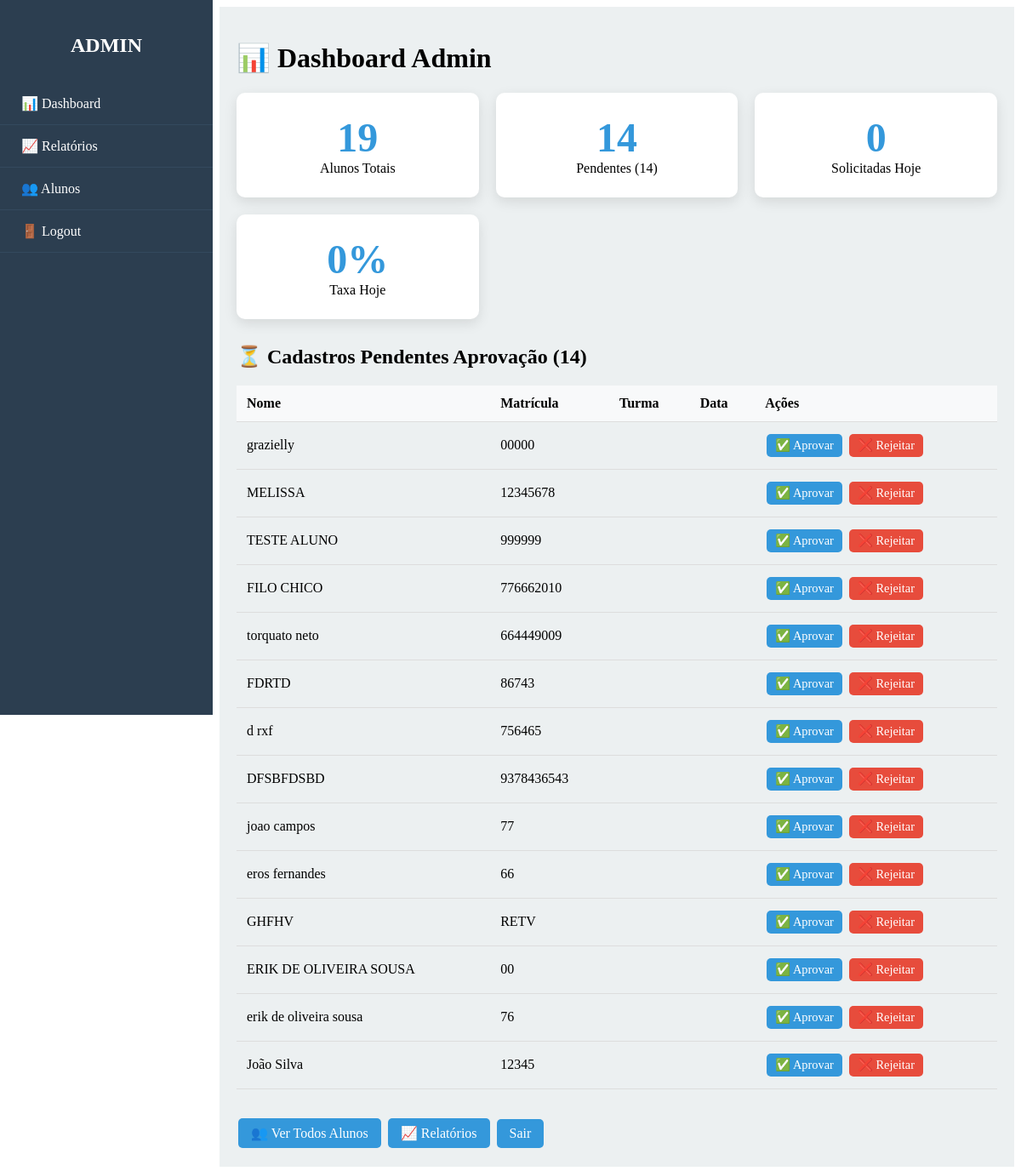
The page /admin/relatorios (signed in) on the database its author committed.
### tables this page shows
CREATE TABLE alunos (
            id INTEGER PRIMARY KEY AUTOINCREMENT,
            nome TEXT NOT NULL,
            matricula TEXT UNIQUE NOT NULL
        , aprovado BOOLEAN DEFAULT FALSE, turma TEXT, data_cadastro DATE);

### app.py (the view)
@app.route('/admin')
@app.route('/admin/alunos')
@app.route('/admin/relatorios')
def admin():
    if not session.get('admin'):
        return redirect(url_for('admin_login'))
    stats = get_stats_admin()
    alunos = list_alunos_full()
    pendentes = list_pendentes_alunos()
    refeicoes = get_refeicoes_data()
    return render_template('admin/dashboard.html', stats=stats, alunos=alunos, pendentes=pendentes, refeicoes=refeicoes)

### db.py (called while the page is built)
def list_alunos_full():
    conn = sqlite3.connect(DB_PATH)
    cursor = conn.cursor()
    cursor.execute('SELECT id, nome, matricula, aprovado FROM alunos ORDER BY data_cadastro DESC')
    alunos = cursor.fetchall()
    conn.close()
    return [{'id':r[0], 'nome':r[1], 'matricula':r[2], 'aprovado':bool(r[3])} for r in alunos]

def list_pendentes_alunos():
    conn = sqlite3.connect(DB_PATH)
    cursor = conn.cursor()
    cursor.execute('SELECT id, nome, matricula FROM alunos WHERE aprovado = FALSE ORDER BY id DESC')
    pendentes = cursor.fetchall()
    conn.close()
    return [{'id':r[0], 'nome':r[1], 'matricula':r[2]} for r in pendentes]

def get_stats_admin():
    hoje = date.today().isoformat()
    conn = sqlite3.connect(DB_PATH)
    cursor = conn.cursor()
    cursor.execute('SELECT COUNT(*) FROM refeicoes WHERE data = ?', (hoje,))
    solicitadas = cursor.fetchone()[0]
    cursor.execute('SELECT COUNT(*) FROM refeicoes WHERE data = ? AND confirmada = TRUE', (hoje,))
    confirmadas = cursor.fetchone()[0]
    taxa = round((confirmadas/solicitadas*100) if solicitadas else 0, 1)
    cursor.execute('SELECT COUNT(*) FROM alunos')
    alunos_total = cursor.fetchone()[0]
    conn.close()
    return {
        'alunos_total': alunos_total,
        'refeicoes_solicitadas': solicitadas,
        'refeicoes_confirmadas': confirmadas,
        'taxa_confirmacao': taxa
    }

def get_refeicoes_data():
    conn = sqlite3.connect(DB_PATH)
    cursor = conn.cursor()
    cursor.execute('SELECT data, COUNT(*) as solicitadas, SUM(CASE WHEN confirmada THEN 1 ELSE 0 END) as confirmadas FROM refeicoes GROUP BY data ORDER BY data DESC LIMIT 7')
    rows = cursor.fetchall()
    conn.close()
    relatorios = []
    for r in rows:
        solicitadas = r[1]
        confirmadas = r[2]
        taxa = round((confirmadas/solicitadas*100) if solicitadas else 0, 1)
        relatorios.append({'data': r[0], 'solicitadas': solicitadas, 'confirmadas': confirmadas, 'taxa': taxa})
    return relatorios

### templates/admin/dashboard.html
{% extends "admin/base_admin.html" %}
{% block content %}
<h1>📊 Dashboard Admin</h1>
<div class="stats-grid">
  <div class="stat-card">
    <div class="stat-number">{{ stats.alunos_total }}</div>
    <div>Alunos Totais</div>
  </div>
  <div class="stat-card">
    <div class="stat-number">{{ pendentes|length }}</div>
    <div>Pendentes ({{ pendentes|length }})</div>
  </div>
  <div class="stat-card">
    <div class="stat-number">{{ stats.refeicoes_solicitadas }}</div>
    <div>Solicitadas Hoje</div>
  </div>
  <div class="stat-card">
    <div class="stat-number">{{ stats.taxa_confirmacao }}%</div>
    <div>Taxa Hoje</div>
  </div>
</div>
<h2>⏳ Cadastros Pendentes Aprovação ({{ pendentes|length }})</h2>
{% if pendentes %}
<table class="pending-table">
  <thead>
    <tr>
      <th>Nome</th>
      <th>Matrícula</th>
      <th>Turma</th>
      <th>Data</th>
      <th>Ações</th>
    </tr>
  </thead>
  <tbody>
  {% for p in pendentes %}
    <tr>
      <td>{{ p.nome }}</td>
      <td>{{ p.matricula }}</td>
      <td>{{ p.turma }}</td>
      <td>{{ p.data_cadastro }}</td>
      <td>
        <a href="/admin/aprovar/{{ p.id }}" class="btn btn-success btn-small">✅ Aprovar</a>
        <a href="/admin/rejeitar/{{ p.id }}" class="btn btn-danger btn-small" onclick="return confirm('Rejeitar {{ p.nome }}?')">❌ Rejeitar</a>
      </td>
    </tr>
  {% endfor %}
  </tbody>
</table>
{% else %}
<p style="color: green;">✅ Nenhum pendente! Todos aprovados.</p>
{% endif %}
<div style="margin-top: 2rem;">
  <a href="/admin/alunos" class="btn">👥 Ver Todos Alunos</a>
  <a href="/admin/relatorios" class="btn">📈 Relatórios</a>
  <a href="/admin-logout" class="btn btn-secondary">Sair</a>
</div>
{% endblock %}

### templates/admin/base_admin.html (shortened to what this page needs)
<!DOCTYPE html>
<html lang="pt-BR">
<head>
    <link rel="stylesheet" href="{{ url_for('static', filename='admin.css') }}">
</head>
<body>
    <div class="sidebar">
        <h2>ADMIN</h2>
        <a href="/admin">📊 Dashboard</a>
        <a href="/admin/relatorios">📈 Relatórios</a>
        <a href="/admin/alunos">👥 Alunos</a>
        <a href="/admin-logout">🚪 Logout</a>
    </div>
    <div class="main-content">
        {% block content %}{% endblock %}
    </div>
</body>
</html>

### static/admin.css (style rules this page uses)
.sidebar { position: fixed; left: 0; top: 0; width: 250px; height: 100vh; background: #2c3e50; color: white; padding: 20px 0; }
.sidebar h2 { text-align: center; margin-bottom: 30px; }
.sidebar a { display: block; color: white; padding: 15px 25px; text-decoration: none; border-bottom: 1px solid #34495e; }
.main-content { margin-left: 250px; padding: 20px; min-height: 100vh; background: #ecf0f1; }
.stats-grid { display: grid; grid-template-columns: repeat(auto-fit, minmax(250px, 1fr)); gap: 20px; margin-bottom: 30px; }
.stat-card { background: white; padding: 25px; border-radius: 10px; text-align: center; box-shadow: 0 5px 15px rgba(0,0,0,0.1); }
.stat-number { font-size: 3em; font-weight: bold; color: #3498db; }
table { width: 100%; border-collapse: collapse; }
th, td { padding: 12px; text-align: left; border-bottom: 1px solid #ddd; }
th { background: #f8f9fa; font-weight: bold; }
.btn { padding: 8px 15px; background: #3498db; color: white; border: none; border-radius: 5px; cursor: pointer; text-decoration: none; display: inline-block; margin: 2px; }
.btn-danger { background: #e74c3c; }
.btn-small { padding: 5px 10px; font-size: 0.9em; }

### rows shown on the page
alunos: nome "grazielly", matricula "00000"
alunos: nome "MELISSA", matricula "12345678"
alunos: nome "TESTE ALUNO", matricula "999999"
alunos: nome "FILO CHICO", matricula "776662010"
alunos: nome "torquato neto", matricula "664449009"
alunos: nome "FDRTD", matricula "86743"
alunos: nome "d rxf", matricula "756465"
alunos: nome "DFSBFDSBD", matricula "9378436543"
alunos: nome "joao campos", matricula "77"
alunos: nome "eros fernandes", matricula "66"
alunos: nome "GHFHV", matricula "RETV"
alunos: nome "ERIK DE OLIVEIRA SOUSA", matricula "00"
alunos: nome "erik de oliveira sousa", matricula "76"
alunos: nome "João Silva", matricula "12345"

### other values the page prints
{{ stats.alunos_total }} "19"
{{ pendentes|length }} "14"
{{ stats.refeicoes_solicitadas }} "0"
{{ stats.taxa_confirmacao }} "0"
